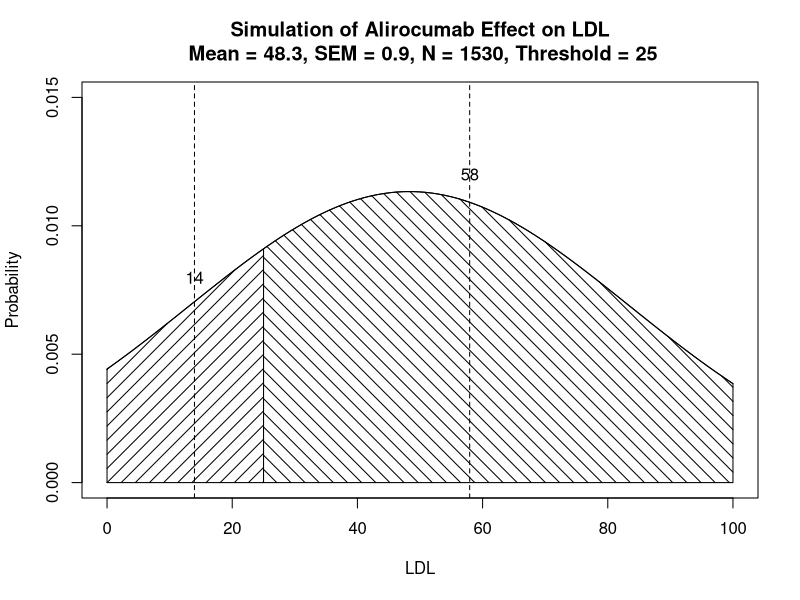

Write R code to recreate this figure.
# Code: Means of truncated normal distribution
# Created: 11/23/2016
# Author: Davit Sargsyan
# Source:
# https://assessingpsyche.wordpress.com/2014/06/04/using-the-truncated-normal-distribution/
#*****************************************************************************************
# Data simulation is based on reported values from:
# "Efficacy and safety of alirocumab in reducing lipids and cardiovascular events", 
# Robinson et al, The New England Journal of Medicine, April 2015
# https://www.ncbi.nlm.nih.gov/pubmed/25773378

# Data----
mu <- 48.3
sem <- 0.9
N <- 1530
std <- sem*sqrt(N)
x <- seq(0, 100, 0.1)
y <- dnorm(x = x, 
           mean = mu, 
           sd = std)

# Function to calculate truncated distribution mean
MeanNormalTruncated <- function(mu = 0,
                                sigma = 1,
                                a = -Inf,
                                b = Inf){
  mu + sigma*(dnorm((a - mu)/sigma) - dnorm((b - mu)/sigma))/
    (pnorm((b - mu)/sigma) - pnorm((a - mu)/sigma))
}

#*****************************************************************************************
# Calculate and plot expected values for given threshods----
# th <- 15
th <- 25

mu1 <- MeanNormalTruncated(mu = mu,
                           sigma = std,
                           a = 0,
                           b = th)
mu1

mu2 <- MeanNormalTruncated(mu = mu,
                           sigma = std,
                           a = th,
                           b = 100)
mu2

plot(y ~ x,
     type = "l",
     ylim = c(0, 0.015),
     xlab = "LDL",
     ylab = "Probability",
     main = paste(" Simulation of Alirocumab Effect on LDL",
                  "\n Mean = 48.3, SEM = 0.9, N = 1530, Threshold =",
                  th))
polygon(x = c(0, 
              seq(0, th, 0.1),
              th),
        y = c(0, 
              dnorm(x = seq(0, th, 0.1),
                    mean = mu,
                    sd = std),
              0),
        angle = 45,
        density = 10)
polygon(x = c(th, 
              seq(th, 100, 0.1),
              100),
        y = c(0, 
              dnorm(x = seq(th, 100, 0.1),
                    mean = mu,
                    sd = std),
              0),
        angle = -45,
        density = 10)
abline(v = c(mu1, mu2),
       lty = 2)
text(x = c(mu1, mu2),
     y = c(0.008, 0.012),
     labels = round(c(mu1, mu2)))